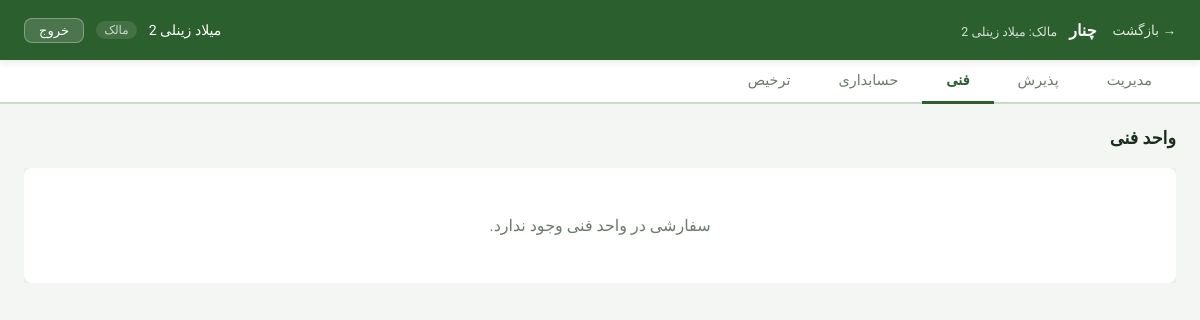
Page /workshop/11/technical/ (signed in) on the committed database.
### accounts/models.py (models this page shows, shortened)
class Workshop(models.Model):
    owner = models.ForeignKey(settings.AUTH_USER_MODEL, on_delete=models.CASCADE)
    name = models.CharField(max_length=150)
    code = models.CharField(max_length=10, unique=True, blank=True)
    is_active = models.BooleanField(default=True)
    national_code = models.CharField(max_length=30, null=True, blank=True)
    address = models.CharField(max_length=250, null=True, blank=True)
    created_at = models.DateTimeField(auto_now_add=True)

class User(AbstractUser):
    phone = models.CharField(max_length=15, blank=True)
    email = models.EmailField(unique=True)
    class Meta:
        swappable = 'AUTH_USER_MODEL'

class WorkshopMembership(models.Model):
    ROLE_CHOICES = [
        ('owner', 'مالک'),
        ('management', 'مدیریت'),
        ('technical', 'فنی'),
        ('accounting', 'حسابداری'),
        ('reception', 'پذیرش'),
        ('delivery', 'ترخیص'),
        ('operator', 'اپراتور'),
    ]
    workshop = models.ForeignKey(
        Workshop,
        on_delete=models.CASCADE,
        related_name='memberships'
    )
    user = models.ForeignKey(
        'accounts.User',
        on_delete=models.CASCADE,
        related_name='workshop_memberships'
    )
    role = models.CharField(max_length=30, choices=ROLE_CHOICES, default='management')
    is_active = models.BooleanField(default=True)
    joined_at = models.DateTimeField(auto_now_add=True)
    class Meta:
        unique_together = ('workshop', 'user')

### orders/views.py (the view)
# urls.py: path('workshop/<int:workshop_id>/technical/', views.technical_tab, name='tab_technical'),
@login_required
def technical_tab(request, workshop_id):
    workshop, membership, allowed_tabs = _get_workshop_and_membership(
        request, workshop_id, 'technical'
    )
    orders = (
        Order.objects
        .filter(workshop=workshop, status='technical')
        .select_related('customer', 'created_by')
        .order_by('-created_at')
    )
    context = _base_context(workshop, membership, allowed_tabs, 'technical')
    context['orders'] = orders
    return render(request, 'orders/technical_tab.html', context)

### orders/views.py (called while the page is built)
def _get_workshop_and_membership(request, workshop_id, required_tab):
    workshop = get_object_or_404(Workshop, pk=workshop_id)
    membership = get_object_or_404(
        WorkshopMembership,
        workshop=workshop,
        user=request.user,
        is_active=True
    )
    allowed_tabs = ROLE_TAB_ACCESS.get(membership.role, [])
    if required_tab not in allowed_tabs:
        raise Http404("دسترسی به این تب مجاز نیست")
    return workshop, membership, allowed_tabs

def _base_context(workshop, membership, allowed_tabs, active_tab):
    return {
        'workshop': workshop,
        'membership': membership,
        'allowed_tabs': allowed_tabs,
        'active_tab': active_tab,
    }

### templates/orders/technical_tab.html (shortened to what this page needs)
{% extends "orders/_dashboard_base.html" %}
{% block tab_content %}
    <div class="tab-panel">
        <div class="panel-header"><h2>واحد فنی</h2></div>
        <div class="orders-table-wrap">
            {% if orders %}
                <table class="orders-table">
                    <thead>
                    <tr>
                        <th>کد</th>
                        <th>مشتری</th>
                        <th>تاریخ</th>
                        <th>وضعیت</th>
                        <th>عملیات</th>
                    </tr>
                    </thead>
                    <tbody>
                    {% for order in orders %}
                        <tr class="order-row" data-order-id="{{ order.id }}" style="cursor:pointer;">
                            <td>{{ order.code }}</td>
                            <td>{{ order.customer.name }}</td>
                            <td>{{ order.created_at|date:"Y/m/d" }}</td>
                            <td>{{ order.get_status_display }}</td>
                            <td>
                                <button class="btn-icon btn-refer"
                                        data-order-id="{{ order.id }}"
                                        onclick="event.stopPropagation(); referOrder({{ order.id }})">
                                    <span class="btn-icon__symbol">↗️</span>
                                    <span class="btn-icon__label">ارجاع</span>
                                </button>
                            </td>
                        </tr>
                    {% endfor %}
                    </tbody>
                </table>
            {% else %}
                <p class="empty-state">سفارشی در واحد فنی وجود ندارد.</p>
            {% endif %}
        </div>
    </div>
{% endblock %}

### templates/orders/_dashboard_base.html (shortened to what this page needs)
{% load static %}
<!DOCTYPE html>
<html lang="fa" dir="rtl">
<head>
    <link rel="stylesheet" href="{% static 'orders/css/dashboard.css' %}">
</head>
<body>
<header class="site-header">
    <div class="header-inner">
        <div class="header-right">
            <a href="{% url 'accounts:dashboard' %}" class="btn-back" id="btn-back">&#8594; بازگشت</a>
            <div class="workshop-info">
                <span class="workshop-name">{{ workshop.name }}</span>
                <span class="workshop-meta">مالک: {{ workshop.owner.get_full_name|default:workshop.owner.username }}</span>
            </div>
        </div>
        <div class="header-left">
            <span class="user-name">{{ request.user.get_full_name|default:request.user.username }}</span>
            <span class="user-role">{{ membership.get_role_display }}</span>
            <a href="{% url 'accounts:logout' %}" class="btn-logout">خروج</a>
        </div>
    </div>
</header>
<nav class="tab-nav">
    <div class="tab-nav-inner">
        {% if 'reception' in allowed_tabs %}
            <a href="{% url 'orders:management' workshop.id %}"
               class="tab-link {% if active_tab == 'management' %}active{% endif %}">مدیریت</a>
        {% endif %}
        {% if 'reception' in allowed_tabs %}
            <a href="{% url 'orders:tab_reception' workshop.id %}"
               class="tab-link {% if active_tab == 'reception' %}active{% endif %}">پذیرش</a>
        {% endif %}
        {% if 'technical' in allowed_tabs %}
            <a href="{% url 'orders:tab_technical' workshop.id %}"
               class="tab-link {% if active_tab == 'technical' %}active{% endif %}">فنی</a>
        {% endif %}
        {% if 'accounting' in allowed_tabs %}
            <a href="{% url 'orders:tab_accounting' workshop.id %}"
               class="tab-link {% if active_tab == 'accounting' %}active{% endif %}">حسابداری</a>
        {% endif %}
        {% if 'delivery' in allowed_tabs %}
            <a href="{% url 'orders:tab_delivery' workshop.id %}"
               class="tab-link {% if active_tab == 'delivery' %}active{% endif %}">ترخیص</a>
        {% endif %}
    </div>
</nav>
<main class="main-content">
    {% block tab_content %}{% endblock %}
</main>
</body>
</html>

### static/orders/css/dashboard.css (style rules this page uses)
*, *::before, *::after { box-sizing: border-box; margin: 0; padding: 0; }
:root { --primary: #2c5f2e; --primary-dk: #1e4220; --primary-lt: #e8f5e9; --accent: #f57c00; --bg: #f4f6f3; --surface: #ffffff; --border: #d0d9ce; --text: #1a2e1b; --text-muted: #6b7c6c; --danger: #c62828; --radius: 8px; --shadow: 0 2px 8px rgba(0, 0, 0, .10); }
body { font-family: 'Vazirmatn', sans-serif; background: var(--bg); color: var(--text); min-height: 100vh; direction: rtl; }
.site-header { background: var(--primary); color: #fff; padding: 0 1.5rem; height: 60px; display: flex; align-items: center; box-shadow: var(--shadow); position: sticky; top: 0; z-index: 100; }
.header-inner { width: 100%; display: flex; justify-content: space-between; align-items: center; gap: 1rem; }
.header-right { display: flex; align-items: center; gap: 1rem; }
.header-left { display: flex; align-items: center; gap: .75rem; }
.btn-back { color: #fff; text-decoration: none; font-size: .85rem; opacity: .85; white-space: nowrap; }
.workshop-name { font-weight: 700; font-size: 1rem; }
.workshop-meta { font-size: .78rem; opacity: .8; margin-right: .5rem; }
.user-name { font-size: .88rem; font-weight: 500; }
.user-role { font-size: .75rem; opacity: .75; background: rgba(255, 255, 255, .15); padding: 2px 8px; border-radius: 20px; }
.btn-logout { background: rgba(255, 255, 255, .15); color: #fff; border: 1px solid rgba(255, 255, 255, .3); padding: 4px 14px; border-radius: var(--radius); text-decoration: none; font-size: .82rem; transition: background .2s; }
.tab-nav { background: var(--surface); border-bottom: 2px solid var(--border); padding: 0 1.5rem; }
.tab-nav-inner { display: flex; gap: 0; }
.tab-link { display: inline-block; padding: .75rem 1.5rem; text-decoration: none; color: var(--text-muted); font-size: .9rem; border-bottom: 3px solid transparent; margin-bottom: -2px; transition: color .2s, border-color .2s; white-space: nowrap; }
.tab-link.active { color: var(--primary); border-bottom-color: var(--primary); font-weight: 600; }
.main-content { padding: 1.5rem; max-width: 1200px; margin: 0 auto; }
.panel-header { display: flex; justify-content: space-between; align-items: center; margin-bottom: 1.25rem; }
.panel-header h2 { font-size: 1.1rem; font-weight: 600; }
.orders-table-wrap { overflow-x: auto; }
.empty-state { text-align: center; color: var(--text-muted); padding: 3rem; background: var(--surface); border-radius: var(--radius); box-shadow: var(--shadow); }

### rows in the picture
Workshop: name "چنار", owner.get_full_name "میلاد زینلی 2"
User: user.get_full_name "میلاد زینلی 2"
WorkshopMembership: role "مالک"
